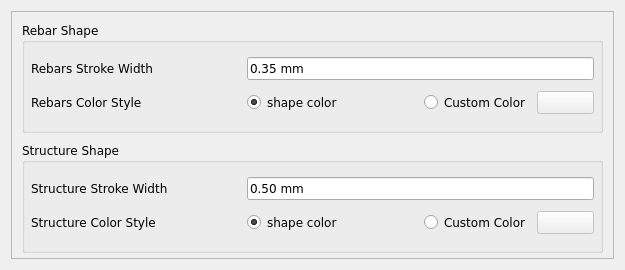
<?xml version="1.0" encoding="UTF-8"?>
<ui version="4.0">
 <class>ReinforcementDrawingAndDimensioning_Shapes</class>
 <widget class="QDialog" name="ReinforcementDrawingAndDimensioning_Shapes">
  <property name="geometry">
   <rect>
    <x>0</x>
    <y>0</y>
    <width>625</width>
    <height>270</height>
   </rect>
  </property>
  <property name="sizePolicy">
   <sizepolicy hsizetype="Preferred" vsizetype="Preferred">
    <horstretch>0</horstretch>
    <verstretch>0</verstretch>
   </sizepolicy>
  </property>
  <property name="windowTitle">
   <string>Dialog</string>
  </property>
  <layout class="QVBoxLayout" name="verticalLayout_4">
   <item>
    <layout class="QHBoxLayout" name="horizontalLayout_20">
     <item>
      <widget class="QScrollArea" name="scrollArea">
       <property name="widgetResizable">
        <bool>true</bool>
       </property>
       <widget class="QWidget" name="scrollAreaWidgetContents">
        <property name="geometry">
         <rect>
          <x>0</x>
          <y>0</y>
          <width>603</width>
          <height>248</height>
         </rect>
        </property>
        <widget class="QGroupBox" name="rebarShapeDataGroupBox">
         <property name="geometry">
          <rect>
           <x>10</x>
           <y>10</y>
           <width>581</width>
           <height>111</height>
          </rect>
         </property>
         <property name="font">
          <font>
           <family>DejaVu Sans</family>
          </font>
         </property>
         <property name="toolTip">
          <string>The data related to Rebar Shape</string>
         </property>
         <property name="title">
          <string>Rebar Shape</string>
         </property>
         <layout class="QVBoxLayout" name="_2">
          <property name="leftMargin">
           <number>6</number>
          </property>
          <property name="rightMargin">
           <number>6</number>
          </property>
          <item>
           <layout class="QHBoxLayout" name="horizontalLayout_13">
            <item>
             <widget class="QLabel" name="rebarsStrokeWidthLabel">
              <property name="sizePolicy">
               <sizepolicy hsizetype="Fixed" vsizetype="Preferred">
                <horstretch>0</horstretch>
                <verstretch>0</verstretch>
               </sizepolicy>
              </property>
              <property name="minimumSize">
               <size>
                <width>210</width>
                <height>0</height>
               </size>
              </property>
              <property name="text">
               <string>Rebars Stroke Width</string>
              </property>
             </widget>
            </item>
            <item>
             <widget class="Gui::InputField" name="rebarsStrokeWidth">
              <property name="sizePolicy">
               <sizepolicy hsizetype="Expanding" vsizetype="Fixed">
                <horstretch>0</horstretch>
                <verstretch>0</verstretch>
               </sizepolicy>
              </property>
              <property name="toolTip">
               <string>&lt;html&gt;&lt;head/&gt;&lt;body&gt;&lt;p&gt;The stroke-width of rebars&lt;/p&gt;&lt;/body&gt;&lt;/html&gt;</string>
              </property>
              <property name="text">
               <string>0.35 mm</string>
              </property>
              <property name="unit" stdset="0">
               <string notr="true">mm</string>
              </property>
              <property name="quantity" stdset="0">
               <double>0.350000000000000</double>
              </property>
             </widget>
            </item>
           </layout>
          </item>
          <item>
           <layout class="QHBoxLayout" name="horizontalLayout_14">
            <item>
             <layout class="QHBoxLayout" name="horizontalLayout_12">
              <item>
               <widget class="QLabel" name="rebarsColorStyleLabel">
                <property name="sizePolicy">
                 <sizepolicy hsizetype="Fixed" vsizetype="Preferred">
                  <horstretch>0</horstretch>
                  <verstretch>0</verstretch>
                 </sizepolicy>
                </property>
                <property name="minimumSize">
                 <size>
                  <width>210</width>
                  <height>0</height>
                 </size>
                </property>
                <property name="toolTip">
                 <string>The color style of rebars</string>
                </property>
                <property name="text">
                 <string>Rebars Color Style</string>
                </property>
               </widget>
              </item>
              <item>
               <widget class="Gui::PrefRadioButton" name="rebarsShapeColorRadio">
                <property name="toolTip">
                 <string>Select color of rebar shape</string>
                </property>
                <property name="text">
                 <string>shape color</string>
                </property>
                <property name="checked">
                 <bool>true</bool>
                </property>
               </widget>
              </item>
              <item>
               <layout class="QHBoxLayout" name="horizontalLayout_8">
                <item>
                 <widget class="Gui::PrefRadioButton" name="rebarsCustomColorRadio">
                  <property name="sizePolicy">
                   <sizepolicy hsizetype="Fixed" vsizetype="Fixed">
                    <horstretch>0</horstretch>
                    <verstretch>0</verstretch>
                   </sizepolicy>
                  </property>
                  <property name="toolTip">
                   <string>Custom color</string>
                  </property>
                  <property name="text">
                   <string>Custom Color</string>
                  </property>
                 </widget>
                </item>
                <item>
                 <widget class="Gui::PrefColorButton" name="rebarsColor">
                  <property name="enabled">
                   <bool>false</bool>
                  </property>
                  <property name="toolTip">
                   <string>Custom color</string>
                  </property>
                 </widget>
                </item>
               </layout>
              </item>
             </layout>
            </item>
           </layout>
          </item>
         </layout>
        </widget>
        <widget class="QGroupBox" name="structureShapeDataGroupBox_2">
         <property name="geometry">
          <rect>
           <x>10</x>
           <y>130</y>
           <width>581</width>
           <height>111</height>
          </rect>
         </property>
         <property name="font">
          <font>
           <family>DejaVu Sans</family>
          </font>
         </property>
         <property name="toolTip">
          <string>The data related to Structure Shape</string>
         </property>
         <property name="title">
          <string>Structure Shape</string>
         </property>
         <layout class="QVBoxLayout" name="verticalLayout_5">
          <property name="leftMargin">
           <number>6</number>
          </property>
          <property name="rightMargin">
           <number>6</number>
          </property>
          <item>
           <layout class="QHBoxLayout" name="horizontalLayout_15">
            <item>
             <widget class="QLabel" name="structureStrokeWidthLabel">
              <property name="sizePolicy">
               <sizepolicy hsizetype="Fixed" vsizetype="Preferred">
                <horstretch>0</horstretch>
                <verstretch>0</verstretch>
               </sizepolicy>
              </property>
              <property name="minimumSize">
               <size>
                <width>210</width>
                <height>0</height>
               </size>
              </property>
              <property name="text">
               <string>Structure Stroke Width</string>
              </property>
             </widget>
            </item>
            <item>
             <widget class="Gui::InputField" name="structureStrokeWidth">
              <property name="sizePolicy">
               <sizepolicy hsizetype="Expanding" vsizetype="Fixed">
                <horstretch>0</horstretch>
                <verstretch>0</verstretch>
               </sizepolicy>
              </property>
              <property name="toolTip">
               <string>&lt;html&gt;&lt;head/&gt;&lt;body&gt;&lt;p&gt;The stroke-width of structure&lt;/p&gt;&lt;/body&gt;&lt;/html&gt;</string>
              </property>
              <property name="text">
               <string>0.50 mm</string>
              </property>
              <property name="unit" stdset="0">
               <string notr="true">mm</string>
              </property>
              <property name="quantity" stdset="0">
               <double>0.350000000000000</double>
              </property>
             </widget>
            </item>
           </layout>
          </item>
          <item>
           <layout class="QHBoxLayout" name="horizontalLayout_16">
            <item>
             <layout class="QHBoxLayout" name="horizontalLayout_17">
              <item>
               <widget class="QLabel" name="structureColorStyleLabel">
                <property name="sizePolicy">
                 <sizepolicy hsizetype="Fixed" vsizetype="Preferred">
                  <horstretch>0</horstretch>
                  <verstretch>0</verstretch>
                 </sizepolicy>
                </property>
                <property name="minimumSize">
                 <size>
                  <width>210</width>
                  <height>0</height>
                 </size>
                </property>
                <property name="toolTip">
                 <string>The color style of rebars</string>
                </property>
                <property name="text">
                 <string>Structure Color Style</string>
                </property>
               </widget>
              </item>
              <item>
               <widget class="Gui::PrefRadioButton" name="structureShapeColorRadio">
                <property name="toolTip">
                 <string>&lt;html&gt;&lt;head/&gt;&lt;body&gt;&lt;p&gt;Select color of structure shape&lt;/p&gt;&lt;/body&gt;&lt;/html&gt;</string>
                </property>
                <property name="text">
                 <string>shape color</string>
                </property>
                <property name="checked">
                 <bool>true</bool>
                </property>
               </widget>
              </item>
              <item>
               <layout class="QHBoxLayout" name="horizontalLayout_9">
                <item>
                 <widget class="Gui::PrefRadioButton" name="structureCustomColorRadio">
                  <property name="sizePolicy">
                   <sizepolicy hsizetype="Fixed" vsizetype="Fixed">
                    <horstretch>0</horstretch>
                    <verstretch>0</verstretch>
                   </sizepolicy>
                  </property>
                  <property name="toolTip">
                   <string>Custom color</string>
                  </property>
                  <property name="text">
                   <string>Custom Color</string>
                  </property>
                 </widget>
                </item>
                <item>
                 <widget class="Gui::PrefColorButton" name="structureColor">
                  <property name="enabled">
                   <bool>false</bool>
                  </property>
                  <property name="toolTip">
                   <string>Custom color</string>
                  </property>
                 </widget>
                </item>
               </layout>
              </item>
             </layout>
            </item>
           </layout>
          </item>
         </layout>
        </widget>
       </widget>
      </widget>
     </item>
    </layout>
   </item>
  </layout>
 </widget>
 <customwidgets>
  <customwidget>
   <class>Gui::InputField</class>
   <extends>QLineEdit</extends>
   <header>Gui/InputField.h</header>
  </customwidget>
  <customwidget>
   <class>Gui::ColorButton</class>
   <extends>QPushButton</extends>
   <header>Gui/Widgets.h</header>
  </customwidget>
  <customwidget>
   <class>Gui::PrefColorButton</class>
   <extends>Gui::ColorButton</extends>
   <header>Gui/PrefWidgets.h</header>
  </customwidget>
  <customwidget>
   <class>Gui::PrefRadioButton</class>
   <extends>QRadioButton</extends>
   <header>Gui/PrefWidgets.h</header>
  </customwidget>
 </customwidgets>
 <tabstops>
  <tabstop>rebarsStrokeWidth</tabstop>
  <tabstop>rebarsShapeColorRadio</tabstop>
  <tabstop>rebarsCustomColorRadio</tabstop>
  <tabstop>rebarsColor</tabstop>
 </tabstops>
 <resources/>
 <connections>
  <connection>
   <sender>rebarsCustomColorRadio</sender>
   <signal>toggled(bool)</signal>
   <receiver>rebarsColor</receiver>
   <slot>setEnabled(bool)</slot>
   <hints>
    <hint type="sourcelabel">
     <x>627</x>
     <y>555</y>
    </hint>
    <hint type="destinationlabel">
     <x>808</x>
     <y>555</y>
    </hint>
   </hints>
  </connection>
 </connections>
</ui>
